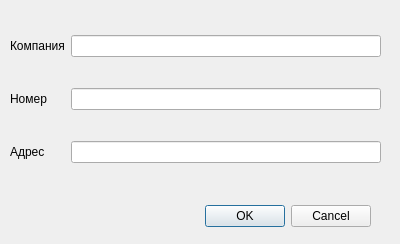
<?xml version="1.0" encoding="UTF-8"?>
<ui version="4.0">
 <class>edit_user</class>
 <widget class="QDialog" name="edit_user">
  <property name="geometry">
   <rect>
    <x>0</x>
    <y>0</y>
    <width>400</width>
    <height>244</height>
   </rect>
  </property>
  <property name="windowTitle">
   <string>Call Center</string>
  </property>
  <widget class="QDialogButtonBox" name="buttonBox">
   <property name="geometry">
    <rect>
     <x>30</x>
     <y>200</y>
     <width>341</width>
     <height>32</height>
    </rect>
   </property>
   <property name="orientation">
    <enum>Qt::Horizontal</enum>
   </property>
   <property name="standardButtons">
    <set>QDialogButtonBox::Cancel|QDialogButtonBox::Ok</set>
   </property>
  </widget>
  <widget class="QWidget" name="gridLayoutWidget">
   <property name="geometry">
    <rect>
     <x>10</x>
     <y>10</y>
     <width>371</width>
     <height>181</height>
    </rect>
   </property>
   <layout class="QGridLayout" name="gridLayout">
    <item row="0" column="0">
     <widget class="QLabel" name="label">
      <property name="text">
       <string>Компания</string>
      </property>
     </widget>
    </item>
    <item row="2" column="0">
     <widget class="QLabel" name="label_3">
      <property name="text">
       <string>Адрес</string>
      </property>
     </widget>
    </item>
    <item row="1" column="1">
     <widget class="QLineEdit" name="numEdit"/>
    </item>
    <item row="0" column="1">
     <widget class="QLineEdit" name="nameEdit">
      <property name="readOnly">
       <bool>false</bool>
      </property>
     </widget>
    </item>
    <item row="1" column="0">
     <widget class="QLabel" name="label_2">
      <property name="text">
       <string>Номер</string>
      </property>
     </widget>
    </item>
    <item row="2" column="1">
     <widget class="QLineEdit" name="adressEdit"/>
    </item>
   </layout>
  </widget>
 </widget>
 <resources/>
 <connections>
  <connection>
   <sender>buttonBox</sender>
   <signal>accepted()</signal>
   <receiver>edit_user</receiver>
   <slot>accept()</slot>
   <hints>
    <hint type="sourcelabel">
     <x>248</x>
     <y>254</y>
    </hint>
    <hint type="destinationlabel">
     <x>157</x>
     <y>274</y>
    </hint>
   </hints>
  </connection>
  <connection>
   <sender>buttonBox</sender>
   <signal>rejected()</signal>
   <receiver>edit_user</receiver>
   <slot>reject()</slot>
   <hints>
    <hint type="sourcelabel">
     <x>316</x>
     <y>260</y>
    </hint>
    <hint type="destinationlabel">
     <x>286</x>
     <y>274</y>
    </hint>
   </hints>
  </connection>
 </connections>
</ui>
